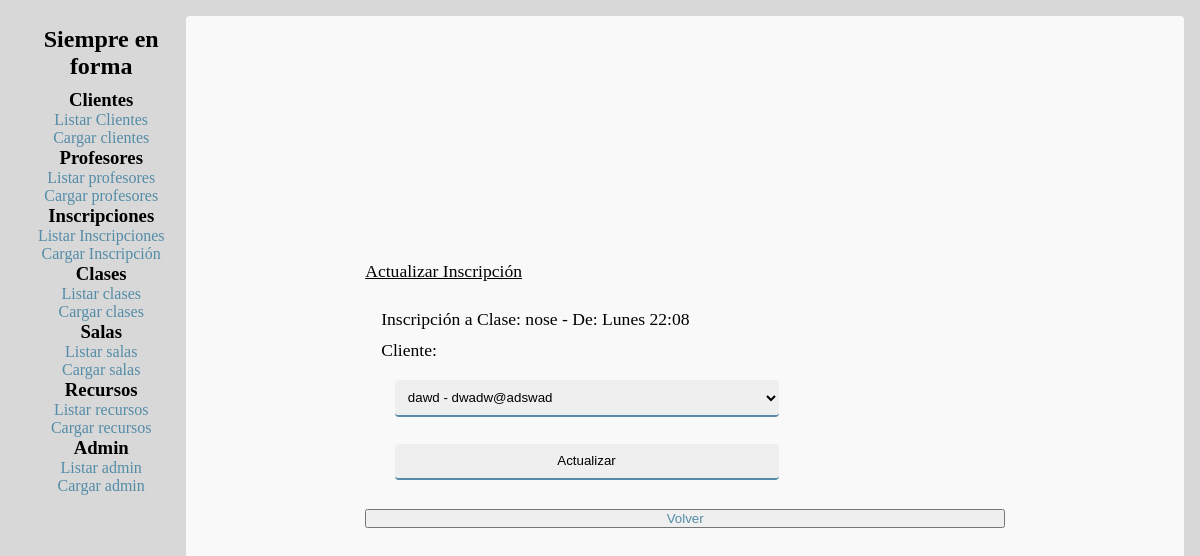
Screenshot of /code/inscripciones/editar-inscripcion.php?id=7 with the database file from the repository.
### tables this page shows
CREATE TABLE `inscripciones` (
  `idinscripcion` int(11) NOT NULL,
  `idclase` int(11) NOT NULL,
  `idcliente` int(11) NOT NULL
);

CREATE TABLE `clases` (
  `idclase` int(11) NOT NULL,
  `idsala` int(11) NOT NULL,
  `idprofesor` int(11) NOT NULL,
  `descripcion` varchar(150) NOT NULL,
  `codigo` varchar(5) NOT NULL,
  `dia` varchar(10) NOT NULL,
  `hora` varchar(5) NOT NULL,
  `eliminado` char(1) NOT NULL DEFAULT '0'
);

### code/inscripciones/editar-inscripcion.php (the view, shortened to what this page needs)
<?php include_once("../conexion.php"); ?>
<!DOCTYPE html>
<html lang="en">
<?php require_once("../_header.php"); ?>
<body onload="checkbox()">
<?php require_once("../_navbar.php"); ?>
    <main class="CONTENEDOR">
        <form class='FORMULARIO' method="post">
            <legend class="FORMULARIO__label">Actualizar Inscripción</legend>
            <fieldset class='FORMULARIO__parte'>
            <?php
                $idinscripcion = $_GET["id"];
                $idclase = $_GET["idclase"];
                $listaClientes = mysqli_query($link, "SELECT * FROM clientes WHERE eliminado = '0'");
                $consulta = mysqli_query($link,"SELECT i.idinscripcion, c.descripcion, c.dia, c.hora, cl.idcliente, cl.nomape, p.pagocuota, p.fecha FROM inscripciones i LEFT JOIN clases c on(c.idclase = i.idclase) LEFT JOIN clientes cl on (cl.idcliente = i.idcliente) LEFT JOIN pagos p on (i.idinscripcion = p.idinscripcion) WHERE i.idinscripcion = $idinscripcion");
                $inscripcion = mysqli_fetch_assoc($consulta);
                echo"<label class='FORMULARIO__label'>Inscripción a Clase: $inscripcion[descripcion] - De: $inscripcion[dia] $inscripcion[hora] </label>";
                echo"<label class='FORMULARIO__label' for='cliente'>Cliente: </label>";
                echo"<select name='idcliente' id='idcliente'>";
				while($clientes = mysqli_fetch_assoc($listaClientes)):
				echo"<option name='idcliente' value= '$clientes[idcliente]'>  $clientes[nomape] - $clientes[correo] </option>";
				endwhile;
			    echo"</select>";
                echo"<input class='FORMULARIO_submit' type='submit' name='actualizar' value='Actualizar'>";
            ?>
            </fieldset>
            <button class="FORMULARIO_submit"><a href="../inscripciones/listar-inscripciones.php?idclase=<?php echo $idclase; ?>">Volver</a></button>
        </form>
    </main>
</body>

### code/css/style.css (style rules this page uses)
:root { --color1:#FDF6F0; --color2:#548CA8; --color3:#F9F9F9; --color4:#CDF0EA; }
* { margin: 0; padding: 0; }
body { background: rgba(200,200,200,70%); display: flex; justify-content: space-between; padding: 1em; }
a { color: var(--color2); text-decoration: none; transition:color 1s; }
.CONTENEDOR,main { border: 3px var(--color4); border-radius: 4px; background-color: var(--color3); padding: 1em; width: 85vw; height: 90vh; display: flex; flex-direction: column; justify-content: center; align-content: center; }

### code/css/forms.css (style rules this page uses)
.FORMULARIO,form { display: flex; flex-direction: column; align-self: center; justify-self: center; width: 40em; padding: 2em; }
.FORMULARIO__parte,fieldset { padding: 1em; width: 40em; border:none; display: flex; flex-direction: column; }
.FORMULARIO__legend,legend { text-decoration: underline; font-size: 1.3em; }
.FORMULARIO__label,label { margin: .3em 0; font-size: 1.1em; }
.FORMULARIO__input, .FORMULARIO__select, input,select { width: 60%; padding: .7em; border: none; margin: 1em; border-radius: 4px; border-bottom: 2px solid var(--color2) }

### rows the page displays
inscripciones: idclase.descripcion "nose", idclase.dia "Lunes", idclase.hora "22:08"

### other values shown
form field idcliente "dawd - dwadw@adswad"
